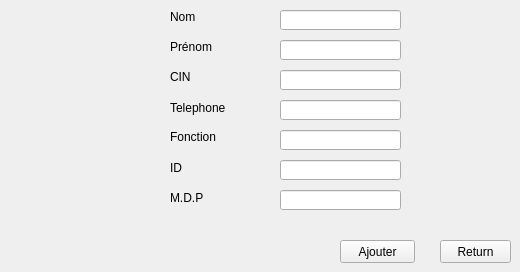
     <widget class="QWidget" name="page_32">
      <widget class="QLineEdit" name="e_nom_4">
       <property name="geometry">
        <rect>
         <x>280</x>
         <y>10</y>
         <width>121</width>
         <height>20</height>
        </rect>
       </property>
      </widget>
      <widget class="QLineEdit" name="e_prenom_4">
       <property name="geometry">
        <rect>
         <x>280</x>
         <y>40</y>
         <width>121</width>
         <height>20</height>
        </rect>
       </property>
      </widget>
      <widget class="QLineEdit" name="e_id_8">
       <property name="geometry">
        <rect>
         <x>280</x>
         <y>160</y>
         <width>121</width>
         <height>20</height>
        </rect>
       </property>
      </widget>
      <widget class="QLabel" name="label_88">
       <property name="geometry">
        <rect>
         <x>170</x>
         <y>160</y>
         <width>31</width>
         <height>16</height>
        </rect>
       </property>
       <property name="text">
        <string>ID</string>
       </property>
      </widget>
      <widget class="QLabel" name="label_89">
       <property name="geometry">
        <rect>
         <x>170</x>
         <y>100</y>
         <width>61</width>
         <height>16</height>
        </rect>
       </property>
       <property name="text">
        <string>Telephone</string>
       </property>
      </widget>
      <widget class="QLabel" name="label_90">
       <property name="geometry">
        <rect>
         <x>170</x>
         <y>40</y>
         <width>47</width>
         <height>13</height>
        </rect>
       </property>
       <property name="text">
        <string>Prénom</string>
       </property>
      </widget>
      <widget class="QLineEdit" name="e_mdp_4">
       <property name="geometry">
        <rect>
         <x>280</x>
         <y>190</y>
         <width>121</width>
         <height>20</height>
        </rect>
       </property>
      </widget>
      <widget class="QLabel" name="label_91">
       <property name="geometry">
        <rect>
         <x>170</x>
         <y>10</y>
         <width>47</width>
         <height>13</height>
        </rect>
       </property>
       <property name="text">
        <string>Nom</string>
       </property>
      </widget>
      <widget class="QLabel" name="label_92">
       <property name="geometry">
        <rect>
         <x>170</x>
         <y>70</y>
         <width>47</width>
         <height>13</height>
        </rect>
       </property>
       <property name="text">
        <string>CIN</string>
       </property>
      </widget>
      <widget class="QLabel" name="label_93">
       <property name="geometry">
        <rect>
         <x>170</x>
         <y>190</y>
         <width>41</width>
         <height>16</height>
        </rect>
       </property>
       <property name="text">
        <string>M.D.P</string>
       </property>
      </widget>
      <widget class="QLineEdit" name="e_cin_4">
       <property name="geometry">
        <rect>
         <x>280</x>
         <y>70</y>
         <width>121</width>
         <height>20</height>
        </rect>
       </property>
      </widget>
      <widget class="QLineEdit" name="e_telephone_4">
       <property name="geometry">
        <rect>
         <x>280</x>
         <y>100</y>
         <width>121</width>
         <height>20</height>
        </rect>
       </property>
      </widget>
      <widget class="QLabel" name="label_94">
       <property name="geometry">
        <rect>
         <x>170</x>
         <y>130</y>
         <width>47</width>
         <height>13</height>
        </rect>
       </property>
       <property name="text">
        <string>Fonction</string>
       </property>
      </widget>
      <widget class="QPushButton" name="pushButton_109">
       <property name="geometry">
        <rect>
         <x>440</x>
         <y>240</y>
         <width>71</width>
         <height>23</height>
        </rect>
       </property>
       <property name="text">
        <string>Return</string>
       </property>
      </widget>
      <widget class="QLineEdit" name="e_fonction_4">
       <property name="geometry">
        <rect>
         <x>280</x>
         <y>130</y>
         <width>121</width>
         <height>20</height>
        </rect>
       </property>
      </widget>
      <widget class="QPushButton" name="pushButton_110">
       <property name="geometry">
        <rect>
         <x>340</x>
         <y>240</y>
         <width>75</width>
         <height>23</height>
        </rect>
       </property>
       <property name="text">
        <string>Ajouter</string>
       </property>
      </widget>
     </widget>
